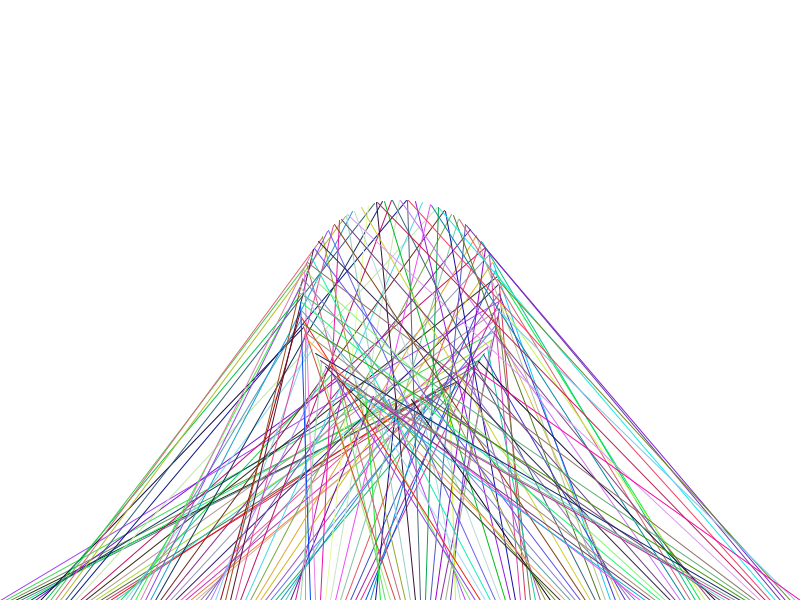
Frame 1 (no input)
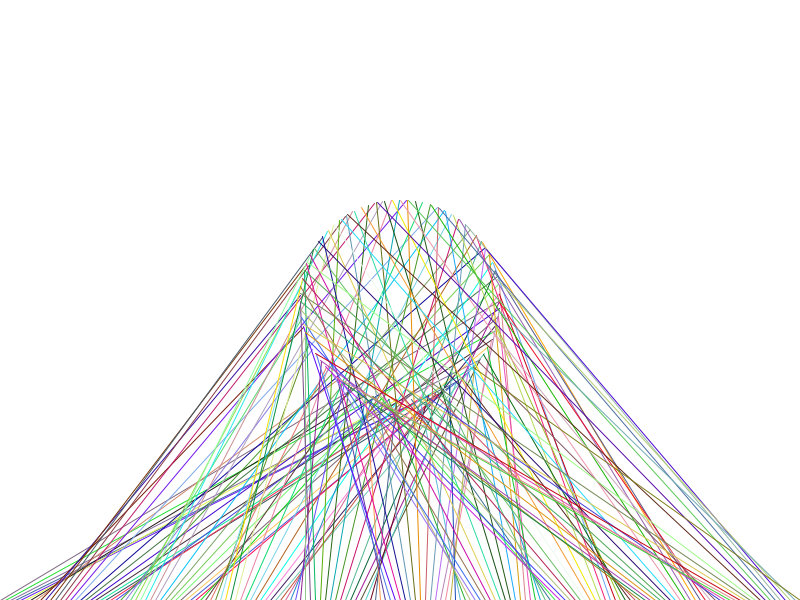
Frame 60 (the mouse pressed at the canvas centre just before this capture)
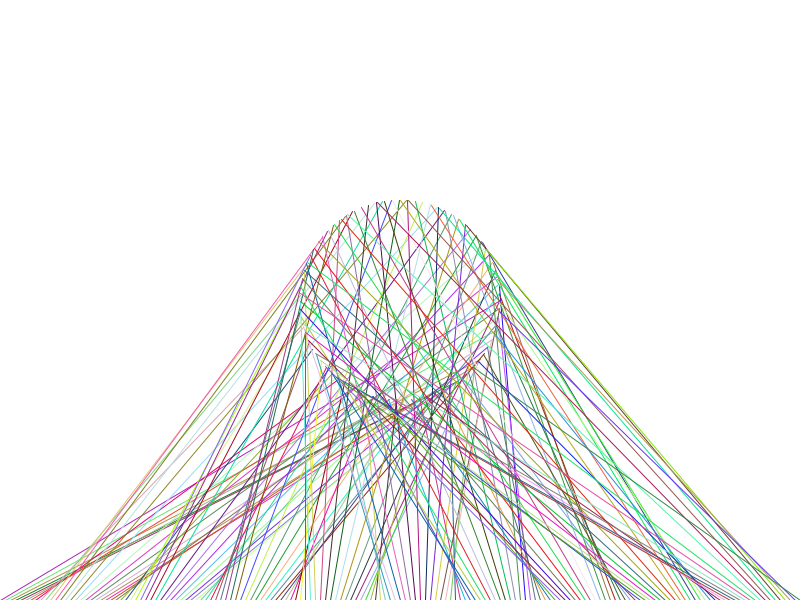
Frame 120 (the mouse held since frame 60 and released just before this capture)

The Processing sketch that drew these frames (run headless with seeded random() and noise(); from frame 60 on, the mouse is pressed at the canvas centre):

// Processing sketch: wtf
// ── wtf.pde
void setup() {
  size(800, 600);
}
void draw() {
  background(255);
  for (int i=0; i<=width; i+=5) {
    stroke(random(255), random(255), random(255));
    line(cos(i * 180 / width / PI) * 100 + width / 2, sin(i * 180 / width / PI) * 100 + height / 2, i, 600);
  }
}
